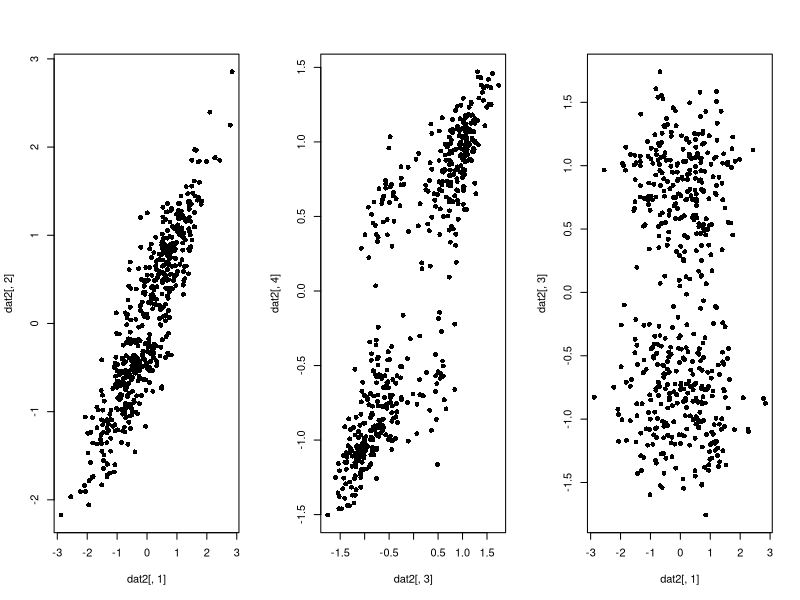
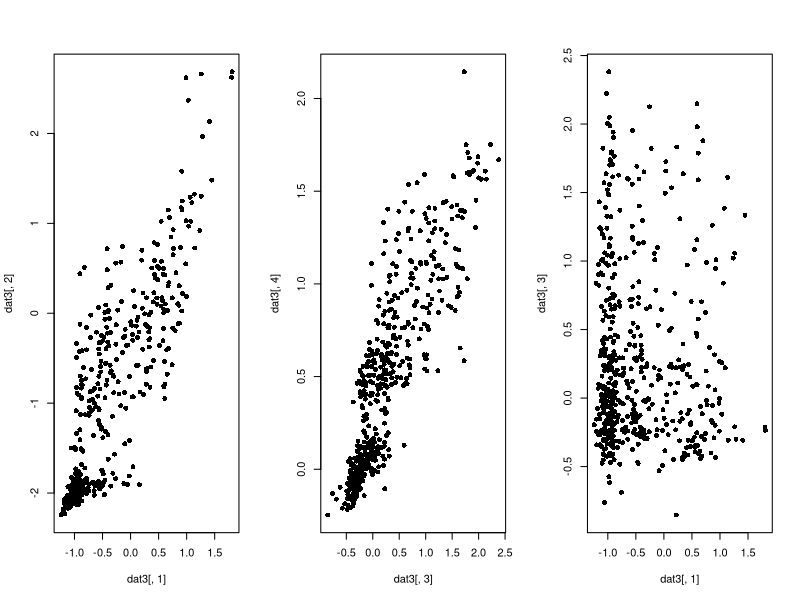
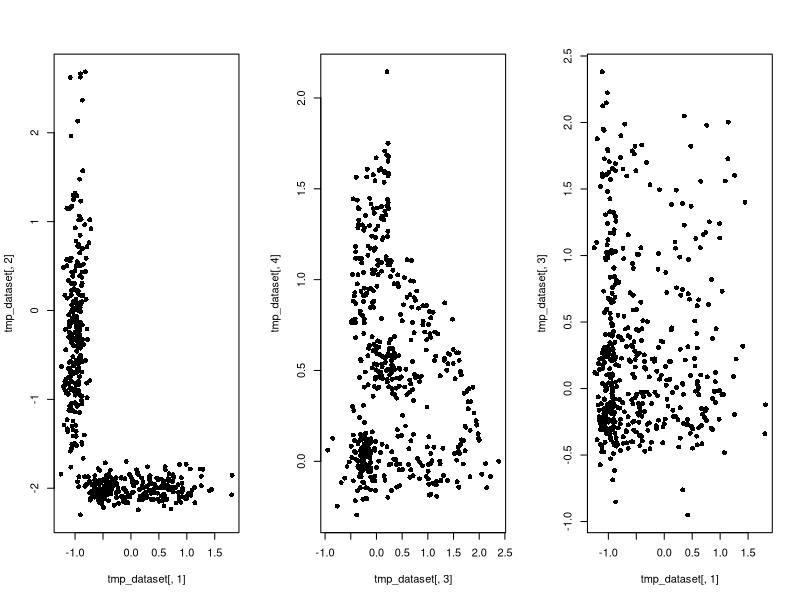

R code for these plots, in order:
rm(list=ls())
set.seed(10)
p <- 4
mean_vec <- rep(0, 4)
off_val <- 0
cov_mat <- matrix(c(1, 0.9, off_val, off_val,
                    0.9, 1, off_val, off_val, 
                    off_val, off_val, 1, 0.9,
                    off_val, off_val, 0.9, 1), 4, 4)
n <- 500
# (In the notation of https://jmlr.csail.mit.edu/papers/volume10/liu09a/liu09a.pdf, section 3)
## dat represent the n-samples of "Z"
dat <- MASS::mvrnorm(n = n, mu = mean_vec, Sigma = cov_mat)

dat2 <- dat
dat2[,1] <- sign(dat2[,1])*abs(dat2[,1])^0.9 # these are very specific functions, can we generate these functions more generally?
dat2[,2] <- sign(dat2[,2])*abs(dat2[,2])^0.8
dat2[,3] <- sign(dat2[,3])*abs(dat2[,3])^0.5
dat2[,4] <- sign(dat2[,4])*abs(dat2[,4])^0.4

par(mfrow = c(1,3))
plot(dat2[,1], dat2[,2], pch = 16)
plot(dat2[,3], dat2[,4], pch = 16)
plot(dat2[,1], dat2[,3], pch = 16)

####################################

# the overall strategy is:
## we need a monotonic transformation, so the most flexible monotonic function we can think of is: the CDF
## so: when we need a general monotonic function -- let's just estimate the CDF of some other dataset's variable
##   and use that CDF as the CDF we use for our data-generating process

.generate_clusters_L <- function(n){
  t(sapply(1:n, function(i){
    k <- sample(1:4, 1, prob = rep(1/4, 4))
    
    if (k == 1){
      x <- stats::rnorm(1, mean = -1, sd = 0.1)
      y <- x + stats::rnorm(1, mean = 1, sd = 1)
    } else if (k == 2){
      x <- stats::rnorm(1, mean = 0.5, sd = 0.5)
      y <- stats::rnorm(1, mean = -2, sd = 0.1)
    } else if (k == 3){
      x <- stats::rnorm(1, mean = -1, sd = 0.1)
      y <- x + stats::rnorm(1, mean = 0.5, sd = 0.5)
    } else {
      x <- stats::rnorm(1, mean = -.5, sd = 0.2)
      y <- stats::rnorm(1, mean = -2, sd = 0.1)
    }
    
    c(x,y)
  }))
}

.generate_clusters2 <- function(n){
  t(sapply(1:n, function(i){
    k <- sample(1:5, 1, prob = rep(1/5, 5))
    if (k == 1) {
      x <- stats::runif(1, min = -0.5, max = 2)
      y <- -0.5 * x + stats::rnorm(1, mean = 1.25, sd = 0.1)
    } else if (k == 2) {
      x <- stats::rnorm(1, mean = -0.25, sd = 0.1)
      y <- stats::rnorm(1, mean = 0, sd = 0.1)
    } else if (k == 3) {
      x <- stats::rnorm(1, mean = 1, sd = 0.75)
      y <- stats::rnorm(1, mean = 0, sd = 0.1)
    } else if (k == 4) {
      x <- stats::runif(1, min = -0.5, max = 0.25)
      y <- x + stats::rnorm(1, mean = 1.25, sd = 0.25)
    } else {
      x <- stats::rnorm(1, mean = 0.25, sd = 0.25)
      y <- stats::rnorm(1, mean = 0.5, sd = 0.1)
    }
    c(x,y)
  }))
}

set.seed(10)
dat_test1 <- .generate_clusters_L(n)
dat_test2 <- .generate_clusters2(n)

# now that we have some datasets 
tmp_dataset <- cbind(dat_test1, dat_test2)

dat3 <- dat
for(j in 1:4){
  tmp <- dat3[,j]
  tmp2 <- rep(NA, n)
  
  # now we do the matching
  for(i in 1:n){
    quant_val <- length(which(tmp <= tmp[i]))/n
    map_to_value <- stats::quantile(tmp_dataset[,j], probs = quant_val)
    tmp2[i] <- map_to_value
  }
  
  dat3[,j] <- tmp2
}

# now-generate nonparanormal (i.e., the copula) dataset
par(mfrow = c(1,3))
plot(dat3[,1], dat3[,2], pch = 16)
plot(dat3[,3], dat3[,4], pch = 16)
plot(dat3[,1], dat3[,3], pch = 16)

# for sake comparison, let's look at tmp_dataset
par(mfrow = c(1,3))
plot(tmp_dataset[,1], tmp_dataset[,2], pch = 16)
plot(tmp_dataset[,3], tmp_dataset[,4], pch = 16)
plot(tmp_dataset[,1], tmp_dataset[,3], pch = 16)


